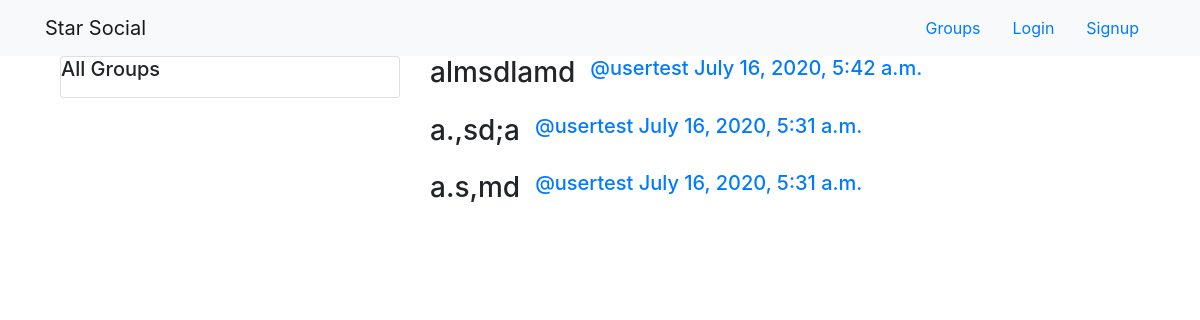
/posts/, run on the app's committed database.
### posts/models.py (models this page shows, shortened)
class Post(models.Model):
    user = models.ForeignKey(User, related_name='posts', on_delete=models.CASCADE)
    created_at = models.DateTimeField(auto_now=True)
    message = models.TextField()
    message_html = models.TextField(editable=False)
    group = models.ForeignKey(Group, related_name='posts', null=True, blank=True, on_delete=models.CASCADE)
    class Meta:
        ordering = ['-created_at']
        unique_together = ['user', 'message']

### posts/views.py (the view)
# urls.py: path('', views.PostList.as_view(), name='all'),
class PostList(SelectRelatedMixin, generic.ListView):
    model = models.Post
    select_related = ('user', 'group')

### posts/templates/posts/post_list.html (shortened to what this page needs)
{% extends 'posts/post_base.html' %}
{% block prepost %}
<div class="col-md-4">
    <div class='card card-with-shadow'>
        <div class='content'>
            <h5 class='title'>All Groups</h5>
        </div>
    </div>
</div>
{% endblock  %}
{% block post_content %}
<div class='col-md-8'>
    {% for post in post_list %}
        {% include 'posts/_post.html' %}
    {% endfor %}
</div>
{% endblock  %}

### posts/templates/posts/_post.html (shortened to what this page needs)
<div class='post media'>
    <h3>{{post.message_html|safe}}</h3>
    <div class='media-body container'>
        <h5 class='media-heading'>
            <span class='username'>
                <a href="{% url 'posts:for_user' username=post.user.username %}">@{{post.user.username}}</a>
            </span>
        <time class='time'>
            <a href="{% url 'posts:single' username=post.user.username pk=post.pk %}">
            {{post.created_at}}</a>
        </time>
        </h5>
    </div>
</div>

### data on the page
Post: message_html "almsdlamd", user.username "usertest", created_at "July 16, 2020, 5:42 a.m."
Post: message_html "a.,sd;a", user.username "usertest", created_at "July 16, 2020, 5:31 a.m."
Post: message_html "a.s,md", user.username "usertest", created_at "July 16, 2020, 5:31 a.m."
